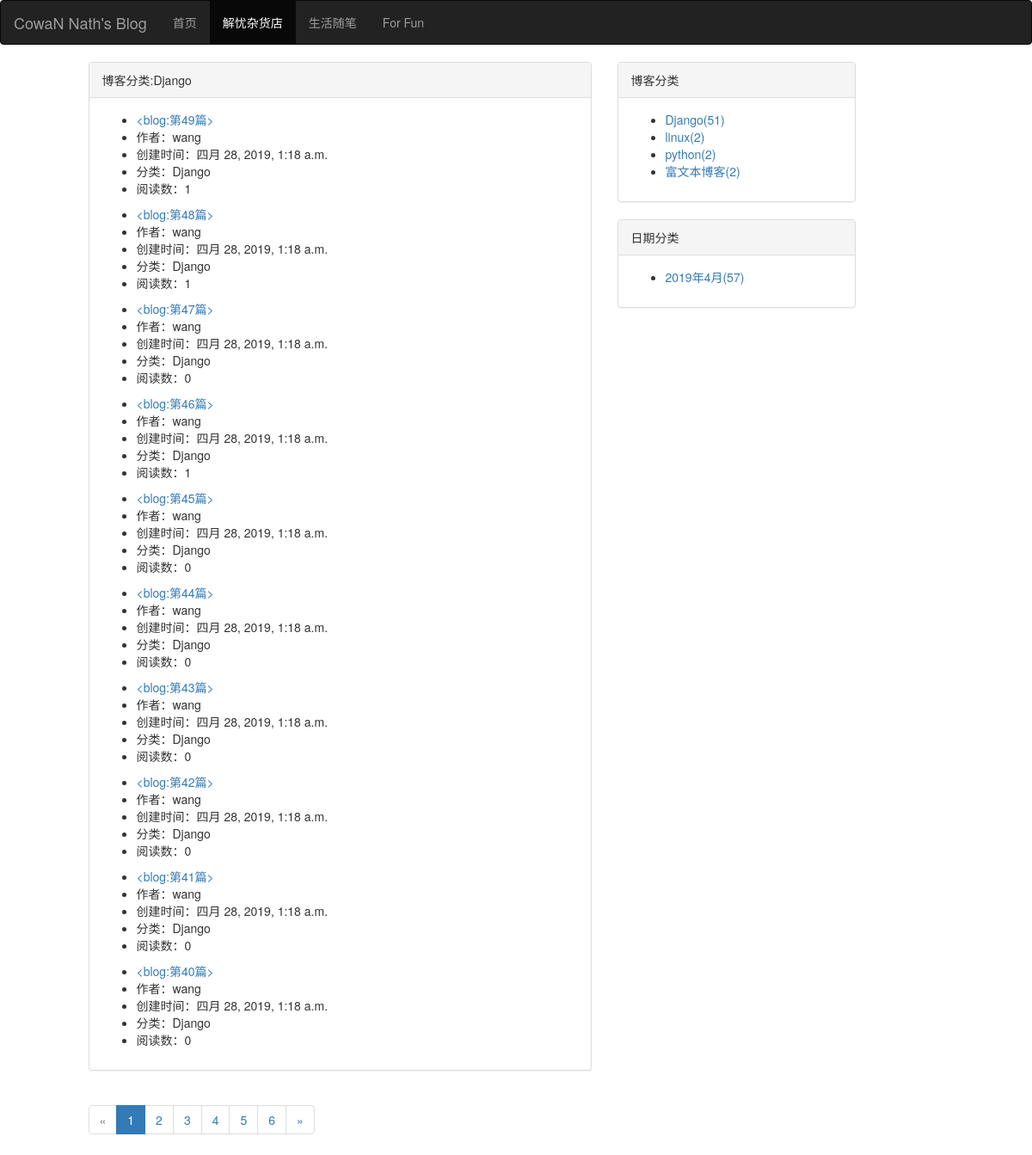
Screenshot of /blog/blog_type/1 with the database file from the repository.
### blog/models.py (models this page shows, shortened)
class BlogType(models.Model):
    type_name = models.CharField(max_length = 50)
    def __str__(self):
        return self.type_name

class Blog(models.Model):
    title = models.CharField(max_length = 50)
    blog_type = models.ForeignKey(BlogType, on_delete = models.DO_NOTHING, related_name = "blog")
    author = models.ForeignKey(User, on_delete = models.DO_NOTHING)
    created_time = models.DateTimeField(auto_now_add = True)
    last_updated_time = models.DateTimeField(auto_now = True)
    content = RichTextUploadingField()
    read_detail = GenericRelation(ReadDetail)
    def read_num(self):
        try:
            ct = ContentType.objects.get_for_model(self)
            readNum = ReadNum.objects.get(content_type = ct, object_id = self.pk)
            return  readNum.read_num
        except exceptions.ObjectDoesNotExist:
            return 0
    class Meta:
        ordering = ['-id']

### read_statistics/models.py (models this page shows)
class ReadNum(models.Model):
    content_type = models.ForeignKey(ContentType, on_delete=models.CASCADE)
    object_id = models.PositiveIntegerField()
    content_object = GenericForeignKey('content_type', 'object_id')
    read_num = models.IntegerField(default = 0)

### blog/views.py (the view)
# urls.py: path('blog_type/<int:type_id>', views.blogs_with_type, name="blogs_with_type"),
def blogs_with_type(request, type_id):
    blog_type = get_object_or_404(BlogType, pk = type_id)
    blogs = blog_type.blog.all()
    context = get_common_data(blogs, request)
    context["blog_type"] = blog_type
    return render(request, 'blogs_with_type.html', context)

### blog/views.py (called while the page is built)
def get_common_data(blogs, request):
    paginator = Paginator(blogs, 10)
    page_num = request.GET.get('page', 1)
    blogs_of_page = paginator.get_page(page_num)
    blog_dates = Blog.objects.dates("created_time", "month", order="ASC" )
    blog_dates_dict = {}
    for blog_date in blog_dates:
        blog_date_count = Blog.objects.filter(created_time__year = blog_date.year, created_time__month = blog_date.month).count()
        blog_dates_dict[blog_date] = blog_date_count
    context = {}
    context["blogs_of_page"] = blogs_of_page
    context["page_range"] = blogs_of_page.paginator.page_range
    context["blog_types"] = BlogType.objects.annotate(blog_type_count = Count("blog")) # 博客按照分类计数
    context["blog_dates_dict"] = blog_dates_dict
    return context

### blog/templates/blogs_with_type.html (shortened to what this page needs)
{% extends 'blog_list.html' %}
{% block panel_title %}博客分类:{{ blog_type }}{% endblock %}

### blog/templates/blog_list.html (shortened to what this page needs)
{% extends 'base.html' %}
{% load staticfiles %}
{% block blog_list_status %}active{% endblock %}
{% block content %}
    <div class="row">
        <div class="col-sm-6 col-sm-offset-1">
            <div class="panel panel-default">
                <div class="panel-heading">
                    {% block panel_title %}博客列表{% endblock %}
                </div>
                <div class="panel-body">
                    {% for blog in blogs_of_page.object_list %}
                        <ul>
                            <li><a href="{% url 'blog_detail' blog.id %}">{{ blog.title }}</a></li>
                            <li>作者：{{ blog.author }}</li>
                            <li>创建时间：{{ blog.created_time }}</li>
                            <li>分类：{{ blog.blog_type }}</li>
                            <li>阅读数：{{ blog.read_num }}</li>
                        </ul>
                    {% empty %}
                        <--暂无博客-->
                    {% endfor %}
                </div>
            </div>
            <div aria-label="Page navigation">
                <ul class="pagination">
                    {% if blogs_of_page.has_previous %}
                        <li><a href="?page={{ blogs_of_page.previous_page_number }}" aria-label="Previous"><span aria-hidden="true">&laquo;</span></a></li>
                    {% else %}
                        <li class="disabled"><a href="#" aria-label="Previous"><span aria-hidden="true">&laquo;</span></a></li>
                    {% endif %}
                    {% for page_num in page_range %}
                        {% if blogs_of_page.number == page_num %}
                            <li class="active"><a href="#">{{ page_num }} <span class="sr-only">(current)</span></a></li>
                        {% else %}
                            <li><a href="?page={{ page_num }}">{{ page_num }}</a></li>
                        {% endif %}
                    {% endfor %}
                    {% if blogs_of_page.has_next %}
                        <li><a href="?page={{ blogs_of_page.next_page_number }}" aria-label="Next"><span aria-hidden="true">&raquo;</span></a></li>
                    {% else %}
                        <li class="disabled"><a href="#" aria-label="Next"><span aria-hidden="true">&raquo;</span></a></li>
                    {% endif %}
                </ul>
            </div>
        </div>
        <div class="col-sm-3">
            <div class="panel panel-default">
                <div class="panel-heading">
                    博客分类
                </div>
                <div class="panel-body">
                    <ul>
                        {% for blog_type in blog_types %}
                            <li><a href="{% url 'blogs_with_type' blog_type.pk %}">{{ blog_type.type_name }}({{ blog_type.blog_type_count }})</a></li>
                        {% empty %}
                            <--暂无分类-->
                        {% endfor %}
                    </ul>
                </div>
            </div>
            <div class="panel panel-default">
                <div class="panel-heading">
                    日期分类
                </div>
                <div class="panel-body">
                    <ul>
                        {% for blog_date, blog_date_count in blog_dates_dict.items %}
                            <li><a href="{% url 'blogs_with_date' blog_date.year blog_date.month %}">{{ blog_date.year }}年{{ blog_date.month }}月({{ blog_date_count }})</a></li>
                        {% empty %}
                            <--暂无分类-->
                        {% endfor %}
                    </ul>
                </div>
            </div>
        </div>
    </div>
{% endblock %}

### rows the page displays
BlogType: type_name "Django", blog_type_count "51"
Blog: title "<blog:第49篇>", author "wang", created_time "四月 28, 2019, 1:18 a.m.", blog_type "Django", read_num "1"
Blog: title "<blog:第48篇>", author "wang", created_time "四月 28, 2019, 1:18 a.m.", blog_type "Django", read_num "1"
Blog: title "<blog:第47篇>", author "wang", created_time "四月 28, 2019, 1:18 a.m.", blog_type "Django", read_num "0"
Blog: title "<blog:第46篇>", author "wang", created_time "四月 28, 2019, 1:18 a.m.", blog_type "Django", read_num "1"
Blog: title "<blog:第45篇>", author "wang", created_time "四月 28, 2019, 1:18 a.m.", blog_type "Django", read_num "0"
Blog: title "<blog:第44篇>", author "wang", created_time "四月 28, 2019, 1:18 a.m.", blog_type "Django", read_num "0"
Blog: title "<blog:第43篇>", author "wang", created_time "四月 28, 2019, 1:18 a.m.", blog_type "Django", read_num "0"
Blog: title "<blog:第42篇>", author "wang", created_time "四月 28, 2019, 1:18 a.m.", blog_type "Django", read_num "0"
Blog: title "<blog:第41篇>", author "wang", created_time "四月 28, 2019, 1:18 a.m.", blog_type "Django", read_num "0"
Blog: title "<blog:第40篇>", author "wang", created_time "四月 28, 2019, 1:18 a.m.", blog_type "Django", read_num "0"
BlogType: type_name "linux", blog_type_count "2"
BlogType: type_name "python", blog_type_count "2"
BlogType: type_name "富文本博客", blog_type_count "2"

### other values shown
{{ page_num }} "1"
{{ page_num }} "2" "3" "4" "5" "6"
{{ blog_date.year }} "2019"
{{ blog_date.month }} "4"
{{ blog_date_count }} "57"
